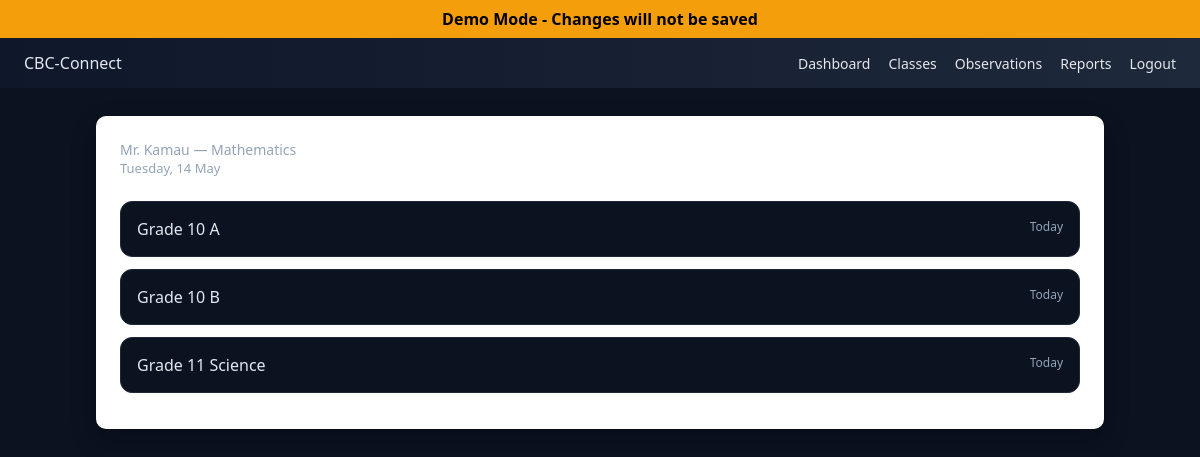
Page /classes on the committed database.
### tables this page shows
CREATE TABLE classes (
            id INTEGER PRIMARY KEY AUTOINCREMENT,
            teacher_id INTEGER NOT NULL,
            name TEXT NOT NULL,
            subject TEXT NOT NULL,
            created_at TIMESTAMP DEFAULT CURRENT_TIMESTAMP,
            FOREIGN KEY (teacher_id) REFERENCES teachers(id)
        );

### app.py (the view)
@app.route("/classes")
def classes():
    if not session.get("teacher_logged_in"):
        return redirect(url_for("login"))
    teacher_id = session.get("teacher_id")
    classes = get_classes_for_teacher(teacher_id)
    return render_template("classes.html", classes=classes)

### app.py (called while the page is built)
def is_demo():
    return DEMO_MODE

@app.context_processor
def inject_demo_mode():
    return {"demo_mode": is_demo()}

@app.before_request
def force_demo_user():
    if not is_demo():
        return None
    teacher_id = ensure_demo_data()
    session["teacher_logged_in"] = True
    session["teacher_id"] = teacher_id
    return None

@app.before_request
def block_post_in_demo():
    if is_demo() and request.method == "POST":
        flash("Demo Mode: Action simulated successfully.", "info")
        return redirect(request.referrer or url_for("dashboard"))
    return None

### db.py (called while the page is built, shortened)
def get_db():
    conn = sqlite3.connect(DB_PATH)
    conn.row_factory = sqlite3.Row
    return conn

def commit_if_allowed(conn, allow_in_demo=False):
    if DEMO_WRITE_BLOCKED and not allow_in_demo:
        conn.rollback()
        return False
    conn.commit()
    return True

def get_or_create_teacher(email, name, subject, allow_in_demo=False):
    conn = get_db()
    cur = conn.cursor()
    cur.execute("SELECT id FROM teachers WHERE email = ?", (email,))
    row = cur.fetchone()
    if row:
        teacher_id = row["id"]
    conn.close()
    return teacher_id

def seed_default_classes(teacher_id, allow_in_demo=False):
    conn = get_db()
    cur = conn.cursor()
    cur.execute(
        "SELECT COUNT(*) FROM classes WHERE teacher_id = ?",
        (teacher_id,)
    )
    count = cur.fetchone()[0]
    commit_if_allowed(conn, allow_in_demo=allow_in_demo)
    conn.close()

def get_classes_for_teacher(teacher_id):
    conn = get_db()
    cur = conn.cursor()
    cur.execute(
        "SELECT id, name, subject FROM classes WHERE teacher_id = ? ORDER BY name",
        (teacher_id,)
    )
    rows = cur.fetchall()
    conn.close()
    return rows

def seed_default_learners(class_id, allow_in_demo=False):
    conn = get_db()
    cur = conn.cursor()
    cur.execute(
        "SELECT COUNT(*) FROM learners WHERE class_id = ?",
        (class_id,)
    )
    count = cur.fetchone()[0]
    commit_if_allowed(conn, allow_in_demo=allow_in_demo)
    conn.close()

def seed_sample_observations(teacher_id, allow_in_demo=False):
    conn = get_db()
    cur = conn.cursor()
    cur.execute(
        "SELECT COUNT(*) FROM observations WHERE teacher_id = ?",
        (teacher_id,)
    )
    count = cur.fetchone()[0]
    commit_if_allowed(conn, allow_in_demo=allow_in_demo)
    conn.close()

### templates/classes.html (shortened to what this page needs)
{% extends "base.html" %}
{% block content %}
<div class="container">
  <div class="header">
    <div class="teacher">Mr. Kamau — Mathematics</div>
    <div class="date">Tuesday, 14 May</div>
  </div>
  <div class="class-list">
    {% for c in classes %}
      <a href="{{ url_for('learners', class_id=c.id) }}" class="today">
        {{ c.name }} <span>Today</span>
      </a>
    {% endfor %}
  </div>
</div>
{% endblock %}

### static/css/base.css (style rules this page uses)
body { margin: 0; font-family: system-ui, -apple-system, BlinkMacSystemFont, sans-serif; background: #0b1220; color: #e2e8f0; }
.container { max-width: 960px; margin: 28px auto; background: #ffffff; color: #111827; padding: 24px; border-radius: 10px; box-shadow: 0 10px 25px rgba(0,0,0,0.25); }

### templates/classes.html (style rules this page uses)
.header { margin-bottom: 24px; }
.header .teacher { font-size: 14px; color: #94A3B8; }
.header .date { font-size: 13px; color: #94A3B8; }
.class-list a { display: block; padding: 16px; margin-bottom: 12px; border: 1px solid #1f2937; text-decoration: none; color: #E2E8F0; border-radius: 12px; background: #0b1220; }
.today { border-left: 4px solid #22d3ee; }
.today span { float: right; font-size: 12px; color: #94A3B8; }

### rows in the picture
classes: name "Grade 10 A"
classes: name "Grade 10 B"
classes: name "Grade 11 Science"
